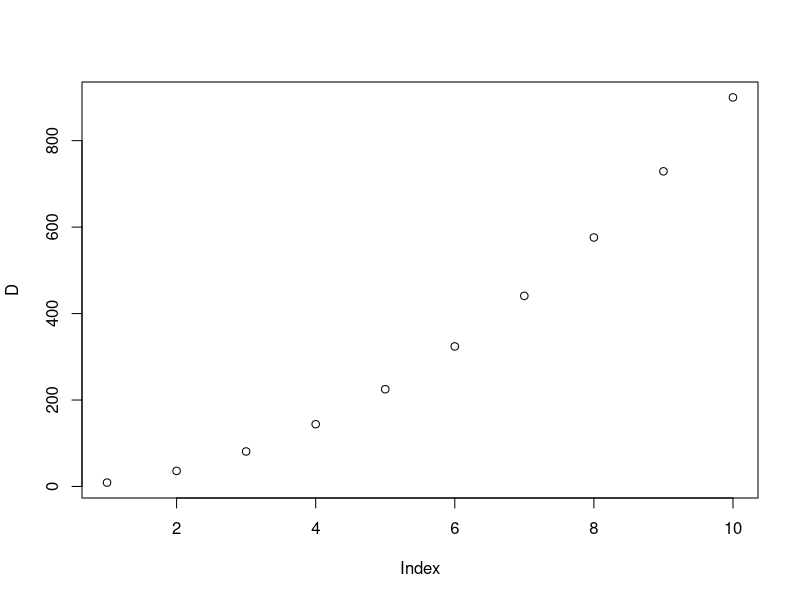
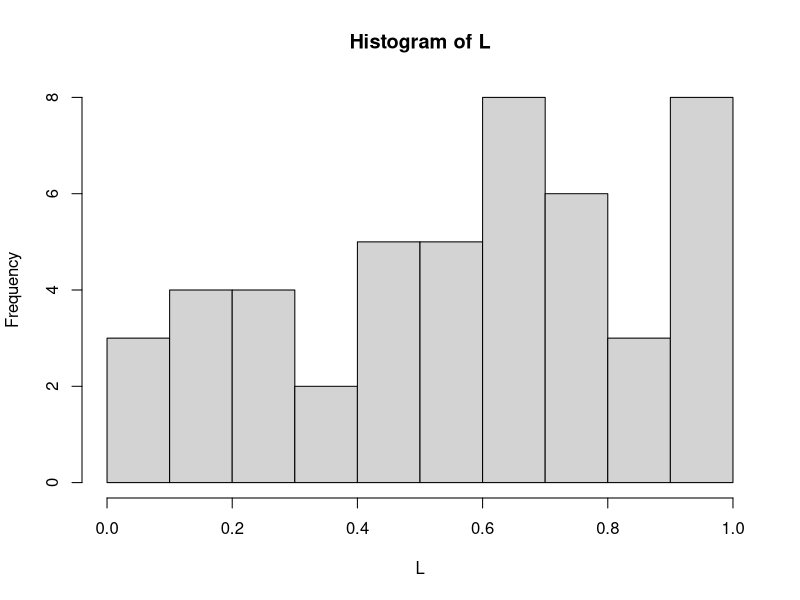

These charts were generated, in order, by the following R code:
## ---- chunk 1
knitr::opts_chunk$set(echo = TRUE)
## ---- chunk 2
  A = 3/5
  print(A)
## ---- chunk 3
  B = exp(pi)
  print(B)
## ---- chunk 4
  C = seq(from=3, length.out = 10, by=3)
  print(C)
## ---- chunk 5
  D = C^2
  print(D)
## ---- chunk 6
  X = C[1:10]
  Y = D
  plot(D)
## ---- chunk 7
  E = rev(C)
  print(E)
## ---- chunk 8
  F = (C[C > 10])
  print(F)
## ---- chunk 9
  G = sum(C) 
  print(G)
## ---- chunk 10
  H = C/sum(C)
  print(H)
## ---- chunk 11
  I = seq(from=-pi, to=pi,length.out = 25)
  print(I)
## ---- chunk 12
  J = diff(C, lag = 1)
  print(J)
## ---- chunk 13
  K = diff(C, lag = 2)
  print(K)
## ---- chunk 14
  L = runif(48)
  print(L)
## ---- chunk 15
  M = c(max(L), min(L), median(L))
  print(M)
## ---- chunk 16
  hist(L)
## ---- chunk 17
  N = c(C,D)
  print(N)
## ---- chunk 18
  O = matrix(L, nrow=6, ncol=8)
  print(O)
## ---- chunk 19
  P = O[1:6,3]
  print(P)
## ---- chunk 20
  Q = O[1:6,5]
  print(Q)
## ---- chunk 21
  R = P %*% Q
  print (R)
